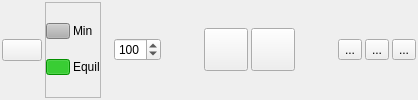
          <widget class="QFrame" name="_main_sim_controls_frame">
           <layout class="QHBoxLayout" name="horizontalLayout">
            <property name="spacing">
             <number>3</number>
            </property>
            <property name="leftMargin">
             <number>2</number>
            </property>
            <property name="topMargin">
             <number>2</number>
            </property>
            <property name="rightMargin">
             <number>2</number>
            </property>
            <property name="bottomMargin">
             <number>2</number>
            </property>
            <item>
             <widget class="QPushButton" name="_sim_go_button">
              <property name="minimumSize">
               <size>
                <width>0</width>
                <height>0</height>
               </size>
              </property>
              <property name="toolTip">
               <string>Start simulation</string>
              </property>
              <property name="text">
               <string/>
              </property>
              <property name="icon">
               <iconset resource="../resources/resources.qrc">
                <normaloff>:/icons/play_icon.png</normaloff>
                <normalon>:/icons/pause_icon.png</normalon>:/icons/play_icon.png</iconset>
              </property>
              <property name="iconSize">
               <size>
                <width>32</width>
                <height>32</height>
               </size>
              </property>
              <property name="checkable">
               <bool>true</bool>
              </property>
             </widget>
            </item>
            <item>
             <widget class="QFrame" name="frame_5">
              <property name="frameShape">
               <enum>QFrame::StyledPanel</enum>
              </property>
              <property name="frameShadow">
               <enum>QFrame::Raised</enum>
              </property>
              <layout class="QGridLayout" name="gridLayout_6">
               <property name="leftMargin">
                <number>0</number>
               </property>
               <property name="topMargin">
                <number>0</number>
               </property>
               <property name="rightMargin">
                <number>0</number>
               </property>
               <property name="bottomMargin">
                <number>0</number>
               </property>
               <property name="horizontalSpacing">
                <number>3</number>
               </property>
               <property name="verticalSpacing">
                <number>0</number>
               </property>
               <item row="0" column="0">
                <widget class="QPushButton" name="_sim_min_button">
                 <property name="maximumSize">
                  <size>
                   <width>24</width>
                   <height>16</height>
                  </size>
                 </property>
                 <property name="styleSheet">
                  <string notr="true">QPushButton {
background-color: rgb(175, 175, 175);
}
QPushButton:checked {
background-color: rgb(5, 200, 0);
}</string>
                 </property>
                 <property name="text">
                  <string/>
                 </property>
                 <property name="checkable">
                  <bool>true</bool>
                 </property>
                 <property name="autoExclusive">
                  <bool>true</bool>
                 </property>
                </widget>
               </item>
               <item row="1" column="0">
                <widget class="QPushButton" name="_sim_equil_button">
                 <property name="maximumSize">
                  <size>
                   <width>24</width>
                   <height>16</height>
                  </size>
                 </property>
                 <property name="styleSheet">
                  <string notr="true">QPushButton {
background-color: rgb(175, 175, 175);
}
QPushButton:checked {
background-color: rgb(5, 200, 0);
}</string>
                 </property>
                 <property name="text">
                  <string/>
                 </property>
                 <property name="checkable">
                  <bool>true</bool>
                 </property>
                 <property name="checked">
                  <bool>true</bool>
                 </property>
                 <property name="autoExclusive">
                  <bool>true</bool>
                 </property>
                </widget>
               </item>
               <item row="0" column="1">
                <widget class="QLabel" name="label_44">
                 <property name="text">
                  <string>Min</string>
                 </property>
                 <property name="margin">
                  <number>0</number>
                 </property>
                </widget>
               </item>
               <item row="1" column="1">
                <widget class="QLabel" name="label_46">
                 <property name="text">
                  <string>Equil</string>
                 </property>
                 <property name="margin">
                  <number>0</number>
                 </property>
                </widget>
               </item>
              </layout>
             </widget>
            </item>
            <item>
             <widget class="QLabel" name="_sim_temp_label">
              <property name="maximumSize">
               <size>
                <width>36</width>
                <height>36</height>
               </size>
              </property>
              <property name="text">
               <string/>
              </property>
              <property name="pixmap">
               <pixmap resource="../resources/resources.qrc">:/icons/thermometer.png</pixmap>
              </property>
              <property name="scaledContents">
               <bool>true</bool>
              </property>
             </widget>
            </item>
            <item>
             <widget class="QDoubleSpinBox" name="_sim_temp_spin_box">
              <property name="toolTip">
               <string>Temperature in Kelvin</string>
              </property>
              <property name="decimals">
               <number>0</number>
              </property>
              <property name="maximum">
               <double>500.000000000000000</double>
              </property>
              <property name="singleStep">
               <double>10.000000000000000</double>
              </property>
              <property name="value">
               <double>100.000000000000000</double>
              </property>
             </widget>
            </item>
            <item>
             <spacer name="horizontalSpacer_7">
              <property name="orientation">
               <enum>Qt::Horizontal</enum>
              </property>
              <property name="sizeHint" stdset="0">
               <size>
                <width>40</width>
                <height>20</height>
               </size>
              </property>
             </spacer>
            </item>
            <item>
             <widget class="QToolButton" name="_sim_save_checkpoint_button">
              <property name="toolTip">
               <string>Save a checkpoint</string>
              </property>
              <property name="toolTipDuration">
               <number>-1</number>
              </property>
              <property name="text">
               <string/>
              </property>
              <property name="icon">
               <iconset resource="../resources/resources.qrc">
                <normaloff>:/icons/checkpoint_green.png</normaloff>:/icons/checkpoint_green.png</iconset>
              </property>
              <property name="iconSize">
               <size>
                <width>36</width>
                <height>36</height>
               </size>
              </property>
             </widget>
            </item>
            <item>
             <widget class="QToolButton" name="_sim_revert_to_checkpoint_button">
              <property name="toolTip">
               <string>Return to last saved checkpoint</string>
              </property>
              <property name="text">
               <string/>
              </property>
              <property name="icon">
               <iconset resource="../resources/resources.qrc">
                <normaloff>:/icons/checkpoint_red.png</normaloff>:/icons/checkpoint_red.png</iconset>
              </property>
              <property name="iconSize">
               <size>
                <width>36</width>
                <height>36</height>
               </size>
              </property>
             </widget>
            </item>
            <item>
             <spacer name="horizontalSpacer_27">
              <property name="orientation">
               <enum>Qt::Horizontal</enum>
              </property>
              <property name="sizeHint" stdset="0">
               <size>
                <width>40</width>
                <height>20</height>
               </size>
              </property>
             </spacer>
            </item>
            <item>
             <widget class="QToolButton" name="_sim_commit_button">
              <property name="toolTip">
               <string>Stop the simulation and keep results</string>
              </property>
              <property name="text">
               <string>...</string>
              </property>
              <property name="icon">
               <iconset resource="../resources/resources.qrc">
                <normaloff>:/icons/stop_sign_green.png</normaloff>:/icons/stop_sign_green.png</iconset>
              </property>
              <property name="iconSize">
               <size>
                <width>36</width>
                <height>36</height>
               </size>
              </property>
             </widget>
            </item>
            <item>
             <widget class="QToolButton" name="_sim_stop_and_revert_to_checkpoint_button">
              <property name="toolTip">
               <string>Stop and revert to the last saved checkpoint</string>
              </property>
              <property name="text">
               <string>...</string>
              </property>
              <property name="icon">
               <iconset resource="../resources/resources.qrc">
                <normaloff>:/icons/checkpoint_stop_red.png</normaloff>:/icons/checkpoint_stop_red.png</iconset>
              </property>
              <property name="iconSize">
               <size>
                <width>36</width>
                <height>36</height>
               </size>
              </property>
             </widget>
            </item>
            <item>
             <widget class="QToolButton" name="_sim_stop_and_discard_button">
              <property name="toolTip">
               <string>Stop and discard all changes</string>
              </property>
              <property name="text">
               <string>...</string>
              </property>
              <property name="icon">
               <iconset resource="../resources/resources.qrc">
                <normaloff>:/icons/stop_sign_red.png</normaloff>:/icons/stop_sign_red.png</iconset>
              </property>
              <property name="iconSize">
               <size>
                <width>36</width>
                <height>36</height>
               </size>
              </property>
             </widget>
            </item>
           </layout>
          </widget>
